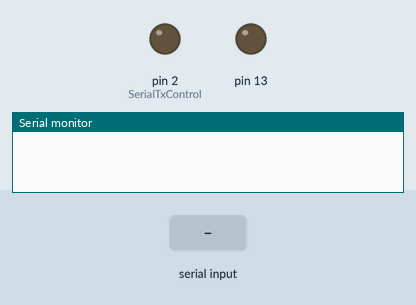
Bench run of a sketch on a simulated Arduino Uno, built with avr-gcc and run on an emulated ATmega328P. On the bench: output pins drawn as LEDs (lit = HIGH), the last lines printed to the serial monitor. The test bench sets the inputs (shaded band).

Above: at 1.2 s.
1.3 s: "ping" received over Serial
2.8 s: "1" received over Serial
At 3.9 s:
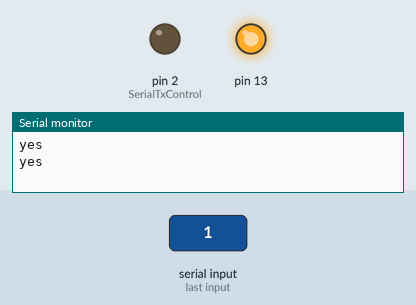
4.3 s: "0" received over Serial
At 5.0 s:
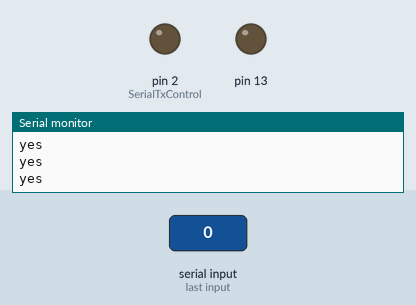
5.8 s: "2" received over Serial
At 6.2 s:
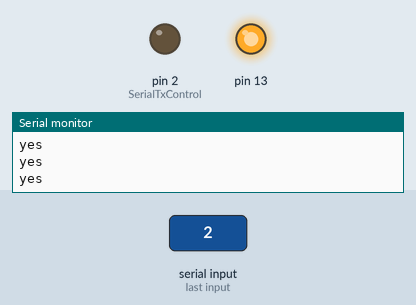
Timing chart, 0 to 8.3 s (numbered marks = the images above; inputs shaded):
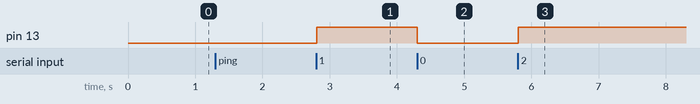

Measured:
- after the input at 2.8 s, pin 13: LOW → HIGH at once
- after the input at 4.3 s, pin 13: HIGH → LOW at once
- after the input at 5.8 s, pin 13: LOW → HIGH at once

The sketch:

LDT_R_RS485.ino
```cpp
#define SerialTxControl 2
#define RS485Transmit HIGH
#define RS485Receive LOW

char buffer [100];
byte state = 0;

void setup (void)
{
    Serial.begin (9600);
    pinMode (13, OUTPUT);
    pinMode (SerialTxControl, OUTPUT);
    digitalWrite (SerialTxControl, RS485Receive); // put the device into receiver mode
}

void loop (void)
{
    int i = 0;
    if (Serial.available ())
    {// if any data came to the port
        delay (5); // wait a bit for the entire data packet to be accepted by the port
        while (Serial.available ())
        {
            buffer [i ++] = Serial.read (); // read data and write it to the buffer
        }
    }
    if (i> 0)
    {// if there is something in the buffer
        buffer [i ++] = '\ 0'; // convert the buffer contents to a string by adding a null character
        if (strcmp (buffer, "ping"))
        {// if the accepted string is equal to the ping text
            digitalWrite (13, state); // blink LED
            Serial.println("yes");
            state =! state;
        }
    }
}
```
